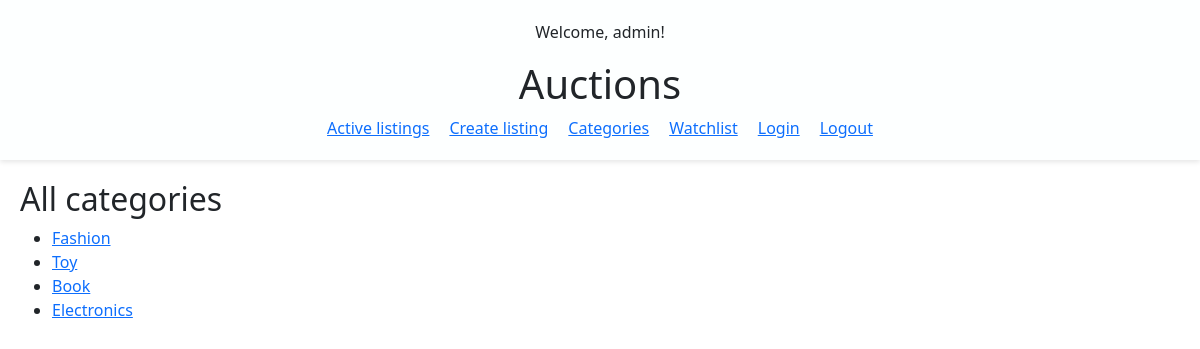
/auctions/categories/list/ (signed in), run on the app's committed database.
### auctions/models.py (models this page shows)
class User(AbstractUser):
    pass

class Category(models.Model):
    name = models.CharField(max_length=100, unique=True)
    def __str__(self):
        return self.name

### auctions/views.py (the view)
# urls.py: path('auctions/categories/list/', views.list_categories, name='list_categories'),
def list_categories(request):
    categories = Category.objects.all()
    return render(request, 'auctions/categories.html', {'categories': categories})

### auctions/templates/auctions/categories.html (shortened to what this page needs)
{% extends "auctions/layout.html" %}
{% block content %}
    <h2>All categories</h2>
    <ul>
        {% for category in categories %}
            <li>
                <a href="{% url 'listings_by_category' category.id%}">{{ category }}</a>
            </li>
        {% empty %}
            <li>No categories available.</li>
        {% endfor %}
    </ul>
{% endblock %}

### auctions/templates/auctions/layout.html (shortened to what this page needs)
{% load static %}
<!DOCTYPE html>
<html lang="en">
    <head>
        <link rel="stylesheet" href="{% static 'auctions/styles.css' %}">
        <link href="https://cdn.jsdelivr.net/npm/bootstrap@5.3.0/dist/css/bootstrap.min.css" rel="stylesheet">
    </head>
    <body>
        <header>
            <p>Welcome, {% if user.is_authenticated %}{{ user.username }}{% else %}Guest{% endif %}!</p>
            <h1>Auctions</h1>
            <nav>
                <a href="{% url 'index' %}">Active listings</a>
                <a href="{% url 'create_new_listing' %}">Create listing</a>
                <a href="{% url 'list_categories' %}">Categories</a>
                <a href="{% url 'list_watchlist' %}">Watchlist</a>
                <a href="{% url 'login' %}">Login</a>
                <a href="{% url 'logout' %}">Logout</a>
            </nav>
        </header>
        <main>
            {% block content %}
            {% endblock %}
        </main>
    </body>
</html>

### auctions/static/auctions/styles.css (style rules this page uses)
body { font-family: Arial, sans-serif; margin: 0; }
header { position: sticky; top: 0; box-shadow: 0 2px 5px rgba(0,0,0,0.1); padding: 20px; text-align: center; background-color: rgb(253, 255, 255); }
nav { display: flex; justify-content: center; gap: 20px; }
main { padding: 20px; }

### data on the page
User: username "admin"
Category: name "Fashion"
Category: name "Toy"
Category: name "Book"
Category: name "Electronics"
